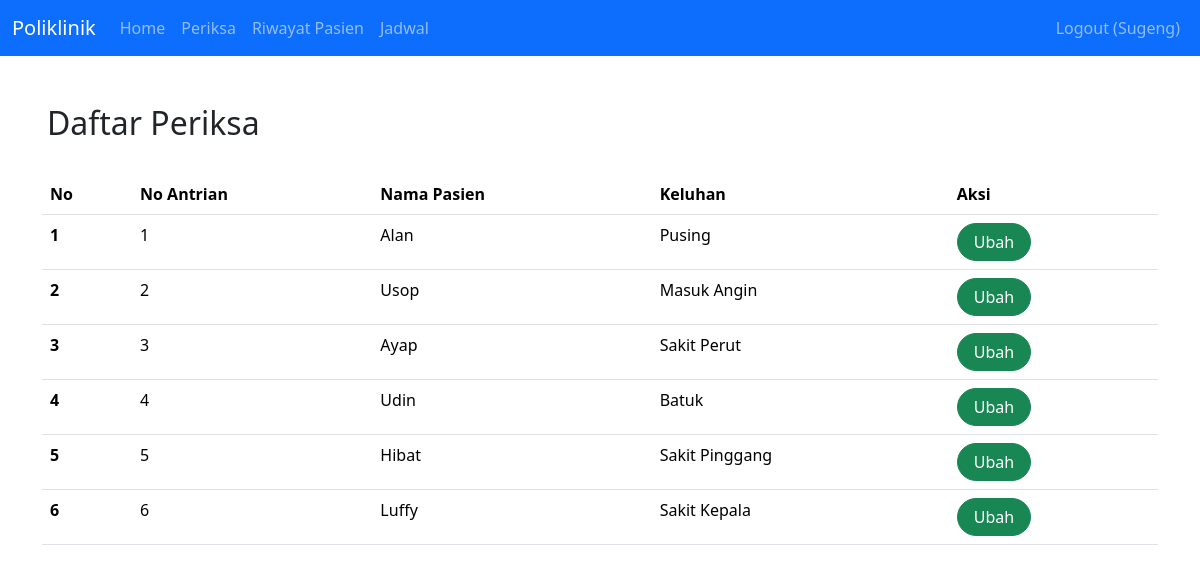
The page /index.php?page=periksa (signed in) on the database its author committed.
### tables this page shows
CREATE TABLE `pasien` (
  `id` int(11) NOT NULL,
  `nama` varchar(255) NOT NULL,
  `alamat` varchar(255) NOT NULL,
  `no_ktp` varchar(255) NOT NULL,
  `no_hp` varchar(50) NOT NULL,
  `no_rm` varchar(25) NOT NULL
);

CREATE TABLE `daftar_poli` (
  `id` int(11) NOT NULL,
  `id_pasien` int(11) NOT NULL,
  `id_jadwal` int(11) NOT NULL,
  `keluhan` text NOT NULL,
  `no_antrian` int(11) NOT NULL
);

### periksa.php (the view, shortened to what this page needs)
<h2 class="row mt-5" style="margin-left: 5px">Daftar Periksa</h2>
<br>
<table class="table table-hover">
    <thead>
        <tr>
            <th scope="col">No</th>
            <th scope="col">No Antrian</th>
            <th scope="col">Nama Pasien</th>
            <th scope="col">Keluhan</th>
            <th scope="col">Aksi</th>
        </tr>
    </thead>
    <tbody>
        <?php
        $result = mysqli_query($mysqli, "SELECT daftar_poli.*, pasien.nama AS nama, dokter.nip AS nip, jadwal_periksa.id_dokter AS id_dokter FROM pasien, dokter, jadwal_periksa INNER JOIN daftar_poli WHERE id_pasien = pasien.id && jadwal_periksa.id_dokter = dokter.id && id_jadwal = jadwal_periksa.id && dokter.nama = '". $_SESSION['nip'] ."'");
        $no = 1;
        while ($data = mysqli_fetch_array($result)) {
        ?>
            <tr>
                <th scope="row"><?php echo $no++ ?></th>
                <td><?php echo $data['no_antrian'] ?></td>
                <td><?php echo $data['nama'] ?></td>
                <td><?php echo $data['keluhan'] ?></td>
                <td>
                    <a class="btn btn-success rounded-pill px-3" href="index.php?page=editPeriksa&id=<?php echo $data['id'] ?>">Ubah</a>
                </td>
            </tr>
        <?php
        }
        ?>
    </tbody>
</table>

### rows shown on the page
pasien: daftar_poli.no_antrian "1", nama "Alan", daftar_poli.keluhan "Pusing"
pasien: daftar_poli.no_antrian "2", nama "Usop", daftar_poli.keluhan "Masuk Angin"
pasien: daftar_poli.no_antrian "3", nama "Ayap", daftar_poli.keluhan "Sakit Perut"
pasien: daftar_poli.no_antrian "4", nama "Udin", daftar_poli.keluhan "Batuk"
pasien: daftar_poli.no_antrian "5", nama "Hibat", daftar_poli.keluhan "Sakit Pinggang"
pasien: daftar_poli.no_antrian "6", nama "Luffy", daftar_poli.keluhan "Sakit Kepala"

### other values the page prints
$_SESSION['nip'] "Sugeng"
